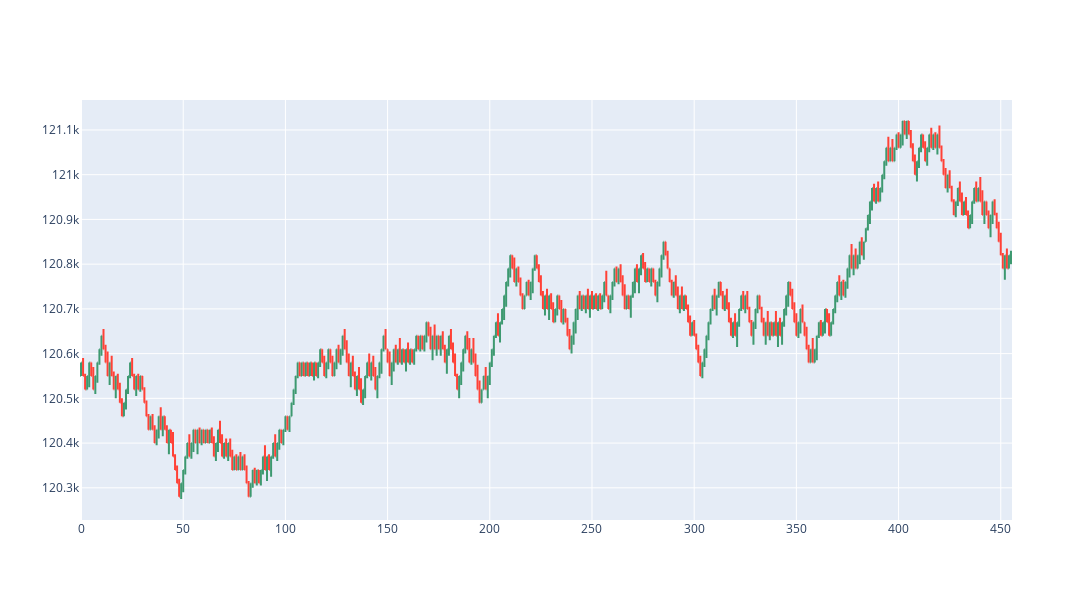

The notebook cell saved with this chart:
### Code cell
def plot_chart():
    fig = go.Figure(
        data=go.Ohlc(
            open=ohlc["open"],
            high=ohlc["high"],
            low=ohlc["low"],
            close=ohlc["close"],
        )
    )

    fig.update(layout_xaxis_rangeslider_visible=False)

    fig.update_layout(
        autosize=True,
        width=1500,
        height=600,
    )

    return fig


plot_chart()

### Figure 1 — Plotly figure (JSON) as saved in the notebook; plotly's stock layout.template omitted (floating-point values rounded to 4 significant figures; data arrays with more than 128 entries replaced by an {"elided": "..."} marker saying what was removed)
{"data": [{"close": {"elided": "456 int values"}, "high": {"elided": "456 int values"}, "low": {"elided": "456 int values"}, "open": {"elided": "456 int values"}, "type": "ohlc"}], "layout": {"autosize": true, "height": 600, "width": 1500, "xaxis": {"rangeslider": {"visible": false}}}}
